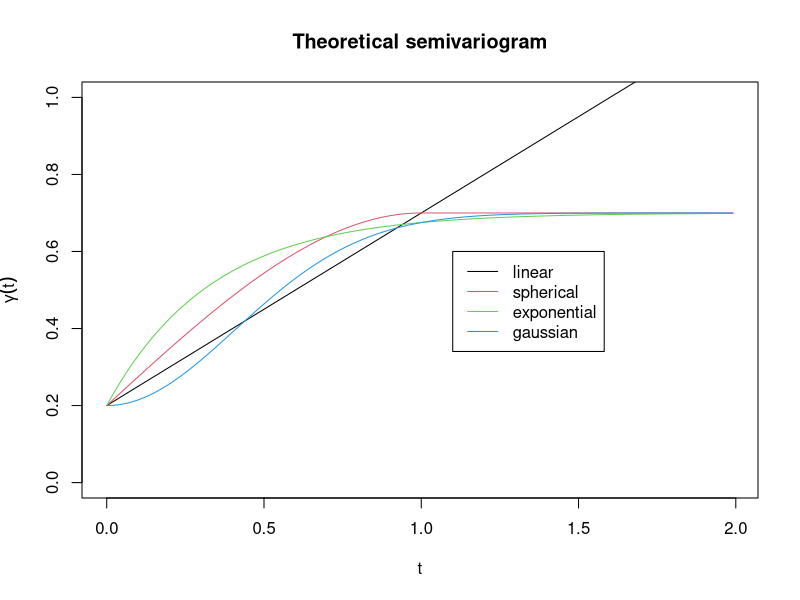

The R source for this figure:
## ---- chunk 1
library(knitr)
render_html()
## ---- chunk 2
sigma2 <- .5
tau2 <- .2
t <- seq(from=0.001, to=2, by=.01)
linear <- tau2 + sigma2*t
phi <- 1
spherical <- ifelse(t >= 1/phi, tau2 + sigma2, tau2 + sigma2*(3*phi*t/2 - (.5)*(phi*t)^3))
phi_exp <- 3/phi
exponential <- tau2 + sigma2*(1 - exp(-phi_exp*t))
phi_gauss <- sqrt(3)/phi
gauss <- tau2 + sigma2*(1 - exp(-phi_gauss^2*t^2))
plot(t, linear, type="l", main="Theoretical semivariogram", ylim=c(0, 1), ylab=expression(gamma(t)))
lines(t, spherical, col=2)
lines(t, exponential, col=3)
lines(t, gauss, col=4)
legend(1.1, 0.6, c("linear", "spherical", "exponential", "gaussian"), col=1:4, lty=1)
